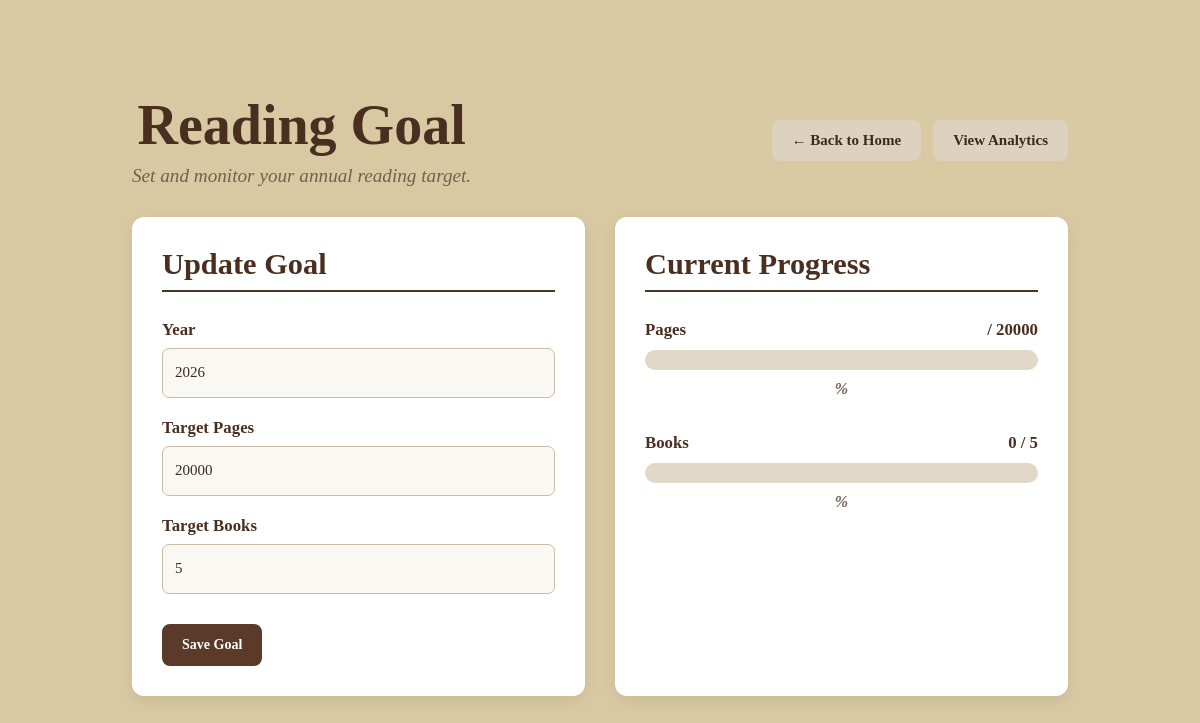
The app's page /reading-goal/ (signed in) with its own data.
### catalog/models.py (models this page shows, shortened)
class ReadingGoal(models.Model):
    goal_id = models.AutoField(
        primary_key=True
    )
    user = models.ForeignKey(
        settings.AUTH_USER_MODEL,
        on_delete=models.CASCADE,
        related_name="reading_goals"
    )
    year = models.PositiveIntegerField()
    target_numpages = models.PositiveIntegerField(
        validators=[
            MinValueValidator(1)
        ]
    )
    target_numbooks = models.PositiveIntegerField(
        validators=[
            MinValueValidator(1)
        ]
    )
    class Meta:
        constraints = [
            models.UniqueConstraint(
                fields=["user", "year"],
                name="unique_reading_goal_per_user_year"
            )
        ]

### catalog/views.py (the view)
# urls.py: path('reading-goal/', views.reading_goal, name='reading_goal'),
@login_required
def reading_goal(request):
    current_year = timezone.localdate().year
    goal = ReadingGoal.objects.filter(
        user=request.user,
        year=current_year
    ).first()
    if request.method == "POST":
        if goal:
            form = ReadingGoalForm(
                request.POST,
                instance=goal
            )
        else:
            form = ReadingGoalForm(
                request.POST
            )
        if form.is_valid():
            reading_goal_obj = form.save(
                commit=False
            )
            reading_goal_obj.user = request.user
            reading_goal_obj.save()
            messages.success(
                request,
                "Reading goal saved successfully."
            )
            return redirect(
                "reading_goal"
            )
    else:
        if goal:
            form = ReadingGoalForm(
                instance=goal
            )
        else:
            form = ReadingGoalForm(
                initial={
                    "year": current_year
                }
            )
    logs = ReadingLog.objects.filter(
        user=request.user,
        log_date__year=current_year
    )
    total_pages = logs.aggregate(
        total=Sum("pages_read")
    )["total"] or 0
    completed_books = ShelfBook.objects.filter(
        shelf__user=request.user,
        reading_status="finished"
    ).values(
        "book"
    ).distinct().count()
    pages_progress = 0
    books_progress = 0
    if goal:
        pages_progress = min(
            round(
                (total_pages / goal.target_numpages) * 100
            ),
            100
        )
        books_progress = min(
            round(
                (completed_books / goal.target_numbooks) * 100
            ),
            100
        )
    return render(
        request,
        "catalog/reading_goal.html",
        {
            "form": form,
            "goal": goal,
            "current_year": current_year,
            "total_pages": total_pages,
            "completed_books": completed_books,
            "pages_progress": pages_progress,
            "books_progress": books_progress,
        }
    )

### catalog/forms.py (shortened to what this page needs)
class ReadingGoalForm(forms.ModelForm):
    class Meta:
        model = ReadingGoal
        fields = [
            "year",
            "target_numpages",
            "target_numbooks",
        ]
        widgets = {
            "year": forms.NumberInput(
                attrs={
                    "min": 2000
                }
            ),
            "target_numpages": forms.NumberInput(
                attrs={
                    "min": 1,
                    "placeholder": "Target pages"
                }
            ),
            "target_numbooks": forms.NumberInput(
                attrs={
                    "min": 1,
                    "placeholder": "Target books"
                }
            ),
        }

### catalog/templates/catalog/reading_goal.html (shortened to what this page needs)
<!DOCTYPE html>
<html lang="en">
<head>
    {% load static %}
    <link
        rel="stylesheet"
        href="{% static 'catalog/style.css' %}"
    >
    <link
        rel="stylesheet"
        href="{% static 'catalog/reading_goal.css' %}"
    >
    <link
        rel="stylesheet"
        href="{% static 'catalog/reading_log.css' %}"
    >
</head>
<body>
    <div class="reading-container">
<div class="page-header">
    <div>
        <h1>{{ year }} Reading Goal</h1>
        <p>Set and monitor your annual reading target.</p>
    </div>
    <div class="header-buttons">
        <a href="{% url 'index' %}" class="secondary-btn">
            ← Back to Home
        </a>
        <a href="{% url 'analytics_dashboard' %}" class="secondary-btn">
            View Analytics
        </a>
    </div>
</div>
        <div class="goal-grid">
            <div class="goal-card">
                <h2>
                    Update Goal
                </h2>
                <form method="POST">
                    <div class="form-group">
                        <label
                            for="{{ form.year.id_for_label }}"
                        >
                            Year
                        </label>
                        {{ form.year }}
                    </div>
                    <div class="form-group">
                        <label
                            for="{{ form.target_numpages.id_for_label }}"
                        >
                            Target Pages
                        </label>
                        {{ form.target_numpages }}
                    </div>
                    <div class="form-group">
                        <label
                            for="{{ form.target_numbooks.id_for_label }}"
                        >
                            Target Books
                        </label>
                        {{ form.target_numbooks }}
                    </div>
                    <button
                        type="submit"
                        class="primary-btn"
                    >
                        Save Goal
                    </button>
                </form>
            </div>
            <div class="goal-card">
                <h2>
                    Current Progress
                </h2>
                <div class="progress-section">
                    <div class="progress-label">
                        <span>
                            Pages
                        </span>
                        <span>
                            /
                            {{ goal.target_numpages }}
                        </span>
                    </div>
                    <div class="progress-bar">
                    </div>
                    <p>
                        {{ page_percentage|floatformat:1 }}%
                    </p>
                </div>
                <div class="progress-section">
                    <div class="progress-label">
                        <span>
                            Books
                        </span>
                        <span>
                            {{ completed_books }}
                            /
                            {{ goal.target_numbooks }}
                        </span>
                    </div>
                    <div class="progress-bar">
                    </div>
                    <p>
                        {{ book_percentage|floatformat:1 }}%
                    </p>
                </div>
            </div>
        </div>
    </div>
</body>
</html>

### catalog/static/catalog/style.css (style rules this page uses)
h1 { font-size: 2.2rem; color: #3b2b1e; margin-bottom: 10px; text-align: center; }
h2 { font-size: 1.6rem; color: #3b2b1e; border-bottom: 2px solid #4a3525; padding-bottom: 8px; margin-bottom: 20px; }
body p { text-align: center; color: #666; font-style: italic; }
.header-buttons { display: flex; align-items: center; gap: 12px; }
.header-buttons a { text-decoration: none; display: inline-block; }
.secondary-btn { display: inline-block; padding: 10px 18px; border-radius: 8px; text-decoration: none; font-weight: 600; font-size: 14px; border: 1px solid #6b4936; color: #6b4936; background: #ffffff; transition: 0.2s ease; }
.primary-btn { display: inline-block; padding: 10px 18px; border-radius: 8px; text-decoration: none; font-weight: 600; font-size: 14px; border: 1px solid #6b4936; color: #ffffff; background: #6b4936; transition: 0.2s ease; }
.primary-btn { display: inline-block; padding: 11px 18px; background-color: #5b3a29; color: #ffffff; border: 2px solid #5b3a29; border-radius: 8px; text-decoration: none; font-weight: 600; font-size: 14px; transition: 0.2s ease; }

### catalog/static/catalog/reading_goal.css (style rules this page uses)
body { margin: 0; min-height: 100vh; background-color: #d9c9a3 !important; color: #3f2a1f; font-family: Georgia, "Times New Roman", serif; }
.reading-container { width: 100%; max-width: 1450px; margin: 0 auto; padding: 55px 42px 70px; box-sizing: border-box; }
.page-header { display: flex; justify-content: space-between; align-items: center; gap: 30px; margin-bottom: 35px; }
.page-header h1 { margin: 0 0 12px; color: #4a2f20; font-family: Georgia, "Times New Roman", serif; font-size: 3.5rem; font-weight: bold; line-height: 1.1; }
.page-header p { margin: 0; color: #765f4f; font-family: Georgia, "Times New Roman", serif; font-size: 1.2rem; font-style: italic; }
.goal-grid { display: grid; grid-template-columns: repeat( 2, minmax(0, 1fr) ); gap: 30px; width: 100%; }
.goal-card { width: 100%; background-color: #ffffff; border-radius: 22px; padding: 38px 38px 32px; box-sizing: border-box; box-shadow: 0 10px 28px rgba( 70, 50, 35, 0.10 ); }
.goal-card h2 { margin: 0 0 28px; color: #4a2f20; font-family: Georgia, "Times New Roman", serif; font-size: 1.9rem; font-weight: bold; }
.form-group { width: 100%; margin-bottom: 20px; }
.form-group label { display: block; margin-bottom: 9px; color: #4a2f20; font-family: Georgia, "Times New Roman", serif; font-size: 1.05rem; font-weight: bold; }
.form-group input { width: 100%; height: 50px; padding: 12px 15px; box-sizing: border-box; border: 1px solid #d8cfc3; border-radius: 12px; background-color: #faf8f3; color: #3f2a1f; font-family: Georgia, "Times New Roman", serif; font-size: 1rem; outline: none; transition: border-color 0.2s ease, box-shadow 0.2s ease, background-color 0.2s ease; }
.primary-btn { display: inline-block; margin-top: 10px; padding: 14px 30px; border: none; border-radius: 30px; background-color: #5b3927; color: #ffffff; font-family: Georgia, "Times New Roman", serif; font-size: 1rem; font-weight: bold; text-decoration: none; cursor: pointer; transition: background-color 0.2s ease, transform 0.2s ease, box-shadow 0.2s ease; }
.secondary-btn { display: inline-block; padding: 14px 30px; background-color: #5b3927; color: #ffffff; border-radius: 30px; font-family: Georgia, "Times New Roman", serif; font-size: 1rem; font-weight: bold; text-decoration: none; white-space: nowrap; transition: background-color 0.2s ease, transform 0.2s ease, box-shadow 0.2s ease; }
.progress-section { margin-bottom: 35px; }
.progress-label { display: flex; justify-content: space-between; align-items: center; margin-bottom: 10px; color: #4a2f20; font-size: 1.05rem; font-weight: bold; }
.progress-bar { width: 100%; height: 18px; overflow: hidden; border-radius: 20px; background-color: #eadfd1; }
.progress-section > p { margin: 10px 0 0; color: #765f4f; font-size: 1rem; font-weight: bold; }

### records on screen
ReadingGoal: year "2026", target_numpages "20000", target_numbooks "5"

### other values on screen
{{ completed_books }} "0"
